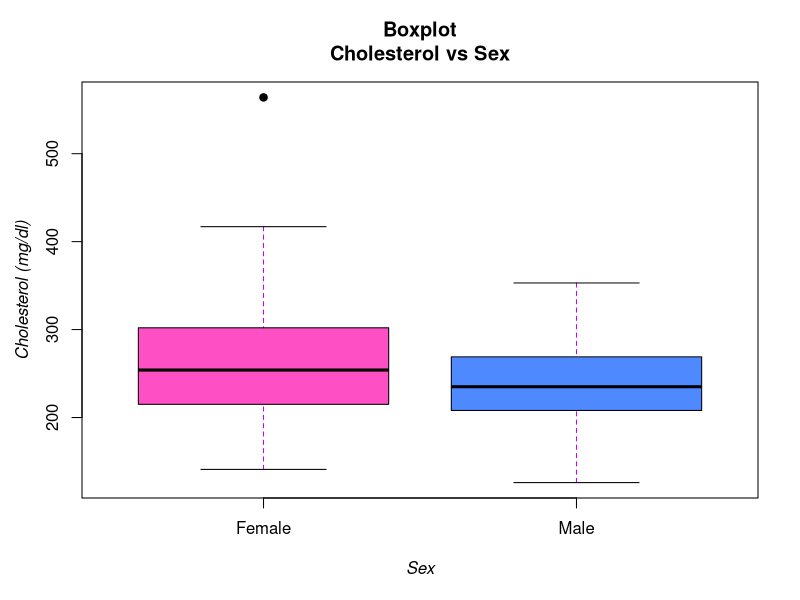
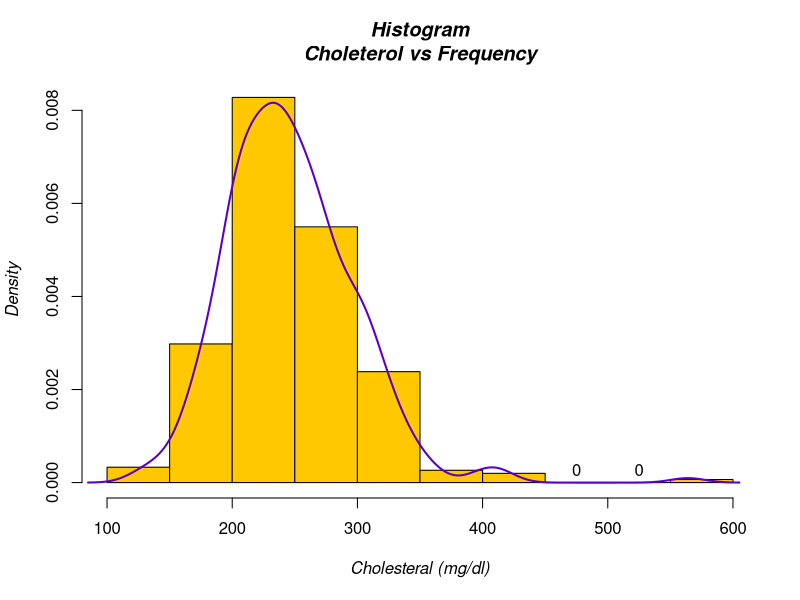

The R source for these figures, in order:
# fetching dataset
# df <- read.csv("https://query.data.world/s/el7jnnlzsh3shi3qwkzqz74e7toiuj", header=TRUE, stringsAsFactors=FALSE);
# print(colnames(df))

# #giving column names
# colnames(df)<- c("age", "sex", "chest_pain", "rstng_BP", "cholestoral", "fbs", "restecg", "max_HR", "exang", "oldpeak", "slope", "ca", "thal", "num")
# print(colnames(df))

# changing values
# fdf <- df["sex"][df["sex"] == 0] <- "F"
# mdf <- df["sex"][df["sex"] == 1] <- "M"

# #saving dataset
# write.csv(df,"workingDataset.csv", row.names = FALSE)
# print(head(df,10))

# Visualization
df <- read.csv("workingDataset.csv")
x <- df$sex
y <- df$cholestoral

# save to pdf
pdf("visualization.pdf")

# graph1
boxplot(y ~ x
    , main = "Boxplot\nCholesterol vs Sex"
    , xlab = substitute(paste(italic("Sex")))
    , ylab = ""
    , pch = 19
    , col = c("#ff00aab0", "#0055ffb0")
    , whiskcol = "#c300ff"
    , xaxt = "n"
)
axis(1, at = 1:2, labels = c("Female", "Male"))
mtext(substitute(paste(italic("Cholesterol (mg/dl)"))), side= 2, line = 2.3)


# graph2
histogram <- hist(y
    , main = "Histogram\nCholeterol vs Frequency"
    , xlab = "Cholesteral (mg/dl)"
    , col = "#ffc800"
    , probability = TRUE
    , font.main = 4, font.lab = 3
)
lines(density(y), col = "#5a00c8", lwd = 2)
text(histogram$mids
    , histogram$counts
    , labels = histogram$counts
    , adj = c(0.5, -0.5)
)

dev.off()